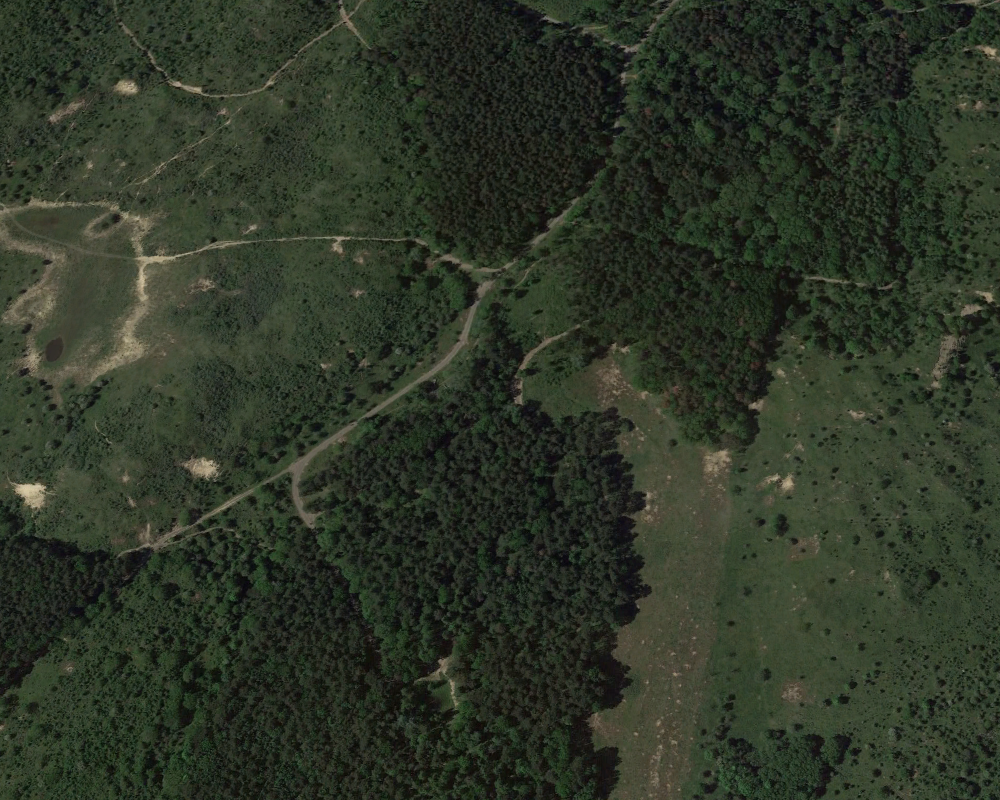
#> input picture place.png, 1000 x 800 px
$ python pixelize_image.py
#> lines starting #> are read from the running program, lines starting #| are printed output that depends on the picture
from PIL import Image
import numpy as np
import matplotlib.pyplot as plt

class image():
    def __init__(self, areas, image_name):
        self.image_name = image_name
        self.areas = areas

    def resize_image(self, size):
#> called with size = 200
        self.image = Image.open(self.image_name)
#> self.image is the input picture: PIL image 1000x800 RGB; mean R, G, B 45.7, 53.5, 38.9

        # Resize to size by size.
        self.image = self.image.resize((size, size), resample=Image.BILINEAR)
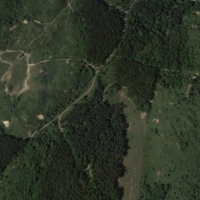
#> self.image: PIL image 200x200 RGB; mean R, G, B 45.7, 53.5, 38.9

    def show_areas(self):
        plt.figure(figsize=(12, 6), dpi=200)
        plt.imshow(self.image)

        # Plot rectangles in red.
        for x_b, x_e, y_b, y_e in self.areas:
            plt.hlines(y_b, x_b, x_e, colors='r')
            plt.hlines(y_e, x_b, x_e, colors='r')
            plt.vlines(x_b, y_b, y_e, colors='r')
            plt.vlines(x_e, y_b, y_e, colors='r')
        plt.show()

    def average_within_area(self, array, area):
        x_b, x_e, y_b, y_e = area

        total = sum(sum(array[y][x_b + 1 : x_e]) for y in range(y_b + 1, y_e))
        length = (x_e - (x_b + 1)) * (y_e - (y_b + 1))
        return total / length

    def RSS(self, x1, x2):
        return sum((x1 - x2) ** 2) / len(x2)

    def classify_pixels(self):
        array = np.array(self.image, dtype=int)
        self.classified_pixels = np.zeros((len(array), len(array[0])))
#> self.classified_pixels: shape (200, 200) float64; every value is 0
        avg_per_areas = [self.average_within_area(array, area) for area in self.areas]
#> in average_within_area, `total = sum(sum(array[y][x_b + 1 : x_e]) for y in range(y_b + 1, y_e))`: total = [4189, 4010, 3155]
#> avg_per_areas = [[119.7, 114.6, 90.14], [63.51, 71.57, 51.37], [31.16, 37.46, 29.07]]
        for y in range(len(array)):
            for x in range(len(array[0])):
                best = np.inf
                best_state = None
                for cur_state, avg in enumerate(avg_per_areas):
                    if self.RSS(array[y][x], avg) < best:
                        best_state = cur_state
                        best = self.RSS(array[y][x], avg)
                self.classified_pixels[y][x] = best_state
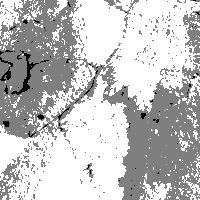
#> self.classified_pixels: shape (200, 200) float64; min 0, max 2, mean 1.54; drawn with min black and max white

    def show_classified_pixels(self):
        import matplotlib

        plt.figure(figsize=(12, 6), dpi=200)

        plt.cla()
        if not plt.gca().yaxis_inverted():
            plt.gca().invert_yaxis()
        plt.imshow(self.classified_pixels, interpolation='none', vmin=0, vmax=len(self.areas) - 1,
                cmap=matplotlib.cm.binary)
        plt.axis('image')
        plt.show()


if __name__ == '__main__':
    sand = (23, 31, 83, 89)
    gras = (130, 160, 130, 160)
    woods = (75, 120, 110, 155)

    size = 200

    areas = np.array([sand, gras, woods])
    areas = np.array(list(list(map(int, area * size / 200)) for area in areas))

    img = image(areas, 'place.png')

    img.resize_image(size)

    img.classify_pixels()
    img.show_areas()
#> in show_areas, `plt.show()`:
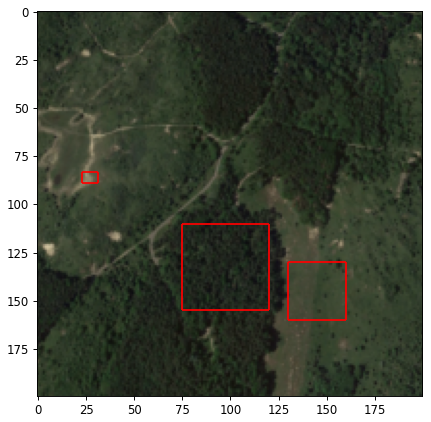
#> figure drawn by matplotlib, 1 panel
    img.show_classified_pixels()
